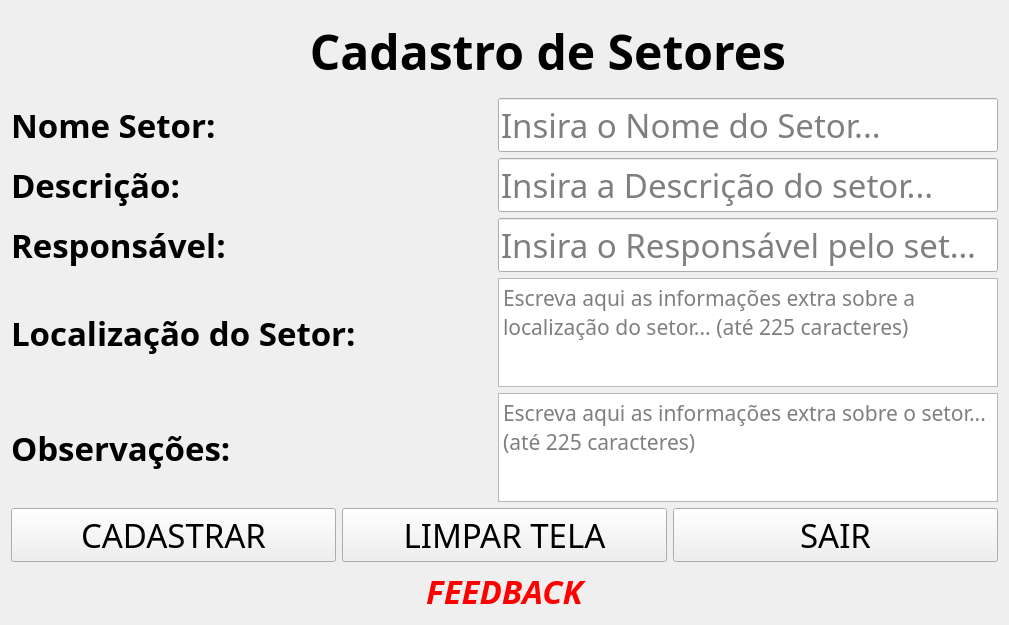
<?xml version="1.0" encoding="UTF-8"?>
<ui version="4.0">
 <class>Form_Cadastro_Setores</class>
 <widget class="QWidget" name="Form_Cadastro_Setores">
  <property name="geometry">
   <rect>
    <x>0</x>
    <y>0</y>
    <width>1009</width>
    <height>625</height>
   </rect>
  </property>
  <property name="minimumSize">
   <size>
    <width>1009</width>
    <height>625</height>
   </size>
  </property>
  <property name="maximumSize">
   <size>
    <width>1009</width>
    <height>625</height>
   </size>
  </property>
  <property name="windowTitle">
   <string>Cadastro de Setores</string>
  </property>
  <property name="windowIcon">
   <iconset>
    <normaloff>../Images/add_sectors.gif</normaloff>../Images/add_sectors.gif</iconset>
  </property>
  <layout class="QVBoxLayout" name="verticalLayout">
   <item>
    <layout class="QHBoxLayout" name="horizontalLayout">
     <item>
      <widget class="QLabel" name="label_setores_gif">
       <property name="minimumSize">
        <size>
         <width>81</width>
         <height>81</height>
        </size>
       </property>
       <property name="maximumSize">
        <size>
         <width>81</width>
         <height>81</height>
        </size>
       </property>
       <property name="text">
        <string/>
       </property>
       <property name="pixmap">
        <pixmap>../Images/add_sectors.gif</pixmap>
       </property>
       <property name="scaledContents">
        <bool>true</bool>
       </property>
      </widget>
     </item>
     <item>
      <widget class="QLabel" name="label_cadastro_setores_main">
       <property name="font">
        <font>
         <family>Sitka Heading</family>
         <pointsize>36</pointsize>
         <bold>true</bold>
        </font>
       </property>
       <property name="text">
        <string>Cadastro de Setores</string>
       </property>
       <property name="scaledContents">
        <bool>true</bool>
       </property>
       <property name="alignment">
        <set>Qt::AlignCenter</set>
       </property>
      </widget>
     </item>
    </layout>
   </item>
   <item>
    <layout class="QHBoxLayout" name="horizontalLayout_2">
     <item>
      <widget class="QLabel" name="label_cod_setor">
       <property name="font">
        <font>
         <family>Sitka Heading</family>
         <pointsize>25</pointsize>
         <bold>true</bold>
        </font>
       </property>
       <property name="acceptDrops">
        <bool>false</bool>
       </property>
       <property name="layoutDirection">
        <enum>Qt::LeftToRight</enum>
       </property>
       <property name="text">
        <string>Nome Setor:</string>
       </property>
      </widget>
     </item>
     <item>
      <widget class="QLineEdit" name="lineEdit_cod_setores">
       <property name="sizePolicy">
        <sizepolicy hsizetype="Minimum" vsizetype="Fixed">
         <horstretch>0</horstretch>
         <verstretch>0</verstretch>
        </sizepolicy>
       </property>
       <property name="minimumSize">
        <size>
         <width>500</width>
         <height>0</height>
        </size>
       </property>
       <property name="font">
        <font>
         <family>Sitka Heading</family>
         <pointsize>25</pointsize>
        </font>
       </property>
       <property name="acceptDrops">
        <bool>false</bool>
       </property>
       <property name="layoutDirection">
        <enum>Qt::LeftToRight</enum>
       </property>
       <property name="placeholderText">
        <string>Insira o Nome do Setor...</string>
       </property>
      </widget>
     </item>
    </layout>
   </item>
   <item>
    <layout class="QHBoxLayout" name="horizontalLayout_3">
     <item>
      <widget class="QLabel" name="label_desc_setores">
       <property name="font">
        <font>
         <family>Sitka Heading</family>
         <pointsize>25</pointsize>
         <bold>true</bold>
        </font>
       </property>
       <property name="acceptDrops">
        <bool>false</bool>
       </property>
       <property name="layoutDirection">
        <enum>Qt::LeftToRight</enum>
       </property>
       <property name="text">
        <string>Descrição:</string>
       </property>
      </widget>
     </item>
     <item>
      <widget class="QLineEdit" name="lineEdit_desc_setores">
       <property name="sizePolicy">
        <sizepolicy hsizetype="Minimum" vsizetype="Fixed">
         <horstretch>0</horstretch>
         <verstretch>0</verstretch>
        </sizepolicy>
       </property>
       <property name="minimumSize">
        <size>
         <width>500</width>
         <height>0</height>
        </size>
       </property>
       <property name="font">
        <font>
         <family>Sitka Heading</family>
         <pointsize>25</pointsize>
        </font>
       </property>
       <property name="acceptDrops">
        <bool>false</bool>
       </property>
       <property name="layoutDirection">
        <enum>Qt::LeftToRight</enum>
       </property>
       <property name="placeholderText">
        <string>Insira a Descrição do setor...</string>
       </property>
      </widget>
     </item>
    </layout>
   </item>
   <item>
    <layout class="QHBoxLayout" name="horizontalLayout_4">
     <item>
      <widget class="QLabel" name="label_responsavel_setores">
       <property name="font">
        <font>
         <family>Sitka Heading</family>
         <pointsize>25</pointsize>
         <bold>true</bold>
        </font>
       </property>
       <property name="acceptDrops">
        <bool>false</bool>
       </property>
       <property name="layoutDirection">
        <enum>Qt::LeftToRight</enum>
       </property>
       <property name="text">
        <string>Responsável:</string>
       </property>
      </widget>
     </item>
     <item>
      <widget class="QLineEdit" name="lineEdit_responsavel_setores">
       <property name="sizePolicy">
        <sizepolicy hsizetype="Minimum" vsizetype="Fixed">
         <horstretch>0</horstretch>
         <verstretch>0</verstretch>
        </sizepolicy>
       </property>
       <property name="minimumSize">
        <size>
         <width>500</width>
         <height>0</height>
        </size>
       </property>
       <property name="font">
        <font>
         <family>Sitka Heading</family>
         <pointsize>25</pointsize>
        </font>
       </property>
       <property name="acceptDrops">
        <bool>false</bool>
       </property>
       <property name="layoutDirection">
        <enum>Qt::LeftToRight</enum>
       </property>
       <property name="placeholderText">
        <string>Insira o Responsável pelo setor...</string>
       </property>
      </widget>
     </item>
    </layout>
   </item>
   <item>
    <layout class="QHBoxLayout" name="horizontalLayout_5">
     <item>
      <widget class="QLabel" name="label_localizacao_setores">
       <property name="font">
        <font>
         <family>Sitka Heading</family>
         <pointsize>25</pointsize>
         <bold>true</bold>
        </font>
       </property>
       <property name="acceptDrops">
        <bool>false</bool>
       </property>
       <property name="layoutDirection">
        <enum>Qt::LeftToRight</enum>
       </property>
       <property name="text">
        <string>Localização do Setor:</string>
       </property>
      </widget>
     </item>
     <item>
      <widget class="QTextEdit" name="textEdit_localizacao_setores">
       <property name="sizePolicy">
        <sizepolicy hsizetype="Minimum" vsizetype="Expanding">
         <horstretch>0</horstretch>
         <verstretch>0</verstretch>
        </sizepolicy>
       </property>
       <property name="minimumSize">
        <size>
         <width>500</width>
         <height>0</height>
        </size>
       </property>
       <property name="font">
        <font>
         <family>Sitka Heading</family>
         <pointsize>16</pointsize>
        </font>
       </property>
       <property name="documentTitle">
        <string/>
       </property>
       <property name="placeholderText">
        <string>Escreva aqui as informações extra sobre a localização do setor... (até 225 caracteres)</string>
       </property>
      </widget>
     </item>
    </layout>
   </item>
   <item>
    <layout class="QHBoxLayout" name="horizontalLayout_6">
     <item>
      <widget class="QLabel" name="label_obs_setores">
       <property name="font">
        <font>
         <family>Sitka Heading</family>
         <pointsize>25</pointsize>
         <bold>true</bold>
        </font>
       </property>
       <property name="acceptDrops">
        <bool>false</bool>
       </property>
       <property name="layoutDirection">
        <enum>Qt::LeftToRight</enum>
       </property>
       <property name="text">
        <string>Observações:</string>
       </property>
      </widget>
     </item>
     <item>
      <widget class="QTextEdit" name="textEdit_obs_setores">
       <property name="sizePolicy">
        <sizepolicy hsizetype="Minimum" vsizetype="Expanding">
         <horstretch>0</horstretch>
         <verstretch>0</verstretch>
        </sizepolicy>
       </property>
       <property name="minimumSize">
        <size>
         <width>500</width>
         <height>0</height>
        </size>
       </property>
       <property name="font">
        <font>
         <family>Sitka Heading</family>
         <pointsize>16</pointsize>
        </font>
       </property>
       <property name="documentTitle">
        <string/>
       </property>
       <property name="placeholderText">
        <string>Escreva aqui as informações extra sobre o setor... (até 225 caracteres)</string>
       </property>
      </widget>
     </item>
    </layout>
   </item>
   <item>
    <layout class="QHBoxLayout" name="horizontalLayout_7">
     <item>
      <widget class="QPushButton" name="pushButton_cadastrar_setores">
       <property name="sizePolicy">
        <sizepolicy hsizetype="Minimum" vsizetype="Minimum">
         <horstretch>0</horstretch>
         <verstretch>0</verstretch>
        </sizepolicy>
       </property>
       <property name="font">
        <font>
         <family>Sitka Heading</family>
         <pointsize>25</pointsize>
        </font>
       </property>
       <property name="text">
        <string>CADASTRAR</string>
       </property>
      </widget>
     </item>
     <item>
      <widget class="QPushButton" name="pushButton_limpar_tela_setores">
       <property name="sizePolicy">
        <sizepolicy hsizetype="Minimum" vsizetype="Minimum">
         <horstretch>0</horstretch>
         <verstretch>0</verstretch>
        </sizepolicy>
       </property>
       <property name="font">
        <font>
         <family>Sitka Heading</family>
         <pointsize>25</pointsize>
        </font>
       </property>
       <property name="text">
        <string>LIMPAR TELA</string>
       </property>
      </widget>
     </item>
     <item>
      <widget class="QPushButton" name="pushButton_sair_setores">
       <property name="sizePolicy">
        <sizepolicy hsizetype="Minimum" vsizetype="Minimum">
         <horstretch>0</horstretch>
         <verstretch>0</verstretch>
        </sizepolicy>
       </property>
       <property name="font">
        <font>
         <family>Sitka Heading</family>
         <pointsize>25</pointsize>
        </font>
       </property>
       <property name="text">
        <string>SAIR</string>
       </property>
      </widget>
     </item>
    </layout>
   </item>
   <item>
    <widget class="QLabel" name="label_feedback_setores">
     <property name="font">
      <font>
       <family>Sitka Heading</family>
       <pointsize>25</pointsize>
       <italic>true</italic>
       <bold>true</bold>
      </font>
     </property>
     <property name="styleSheet">
      <string notr="true">color: rgb(255,0,0);</string>
     </property>
     <property name="inputMethodHints">
      <set>Qt::ImhUppercaseOnly</set>
     </property>
     <property name="text">
      <string>FEEDBACK</string>
     </property>
     <property name="alignment">
      <set>Qt::AlignCenter</set>
     </property>
    </widget>
   </item>
  </layout>
 </widget>
 <resources/>
 <connections/>
</ui>
